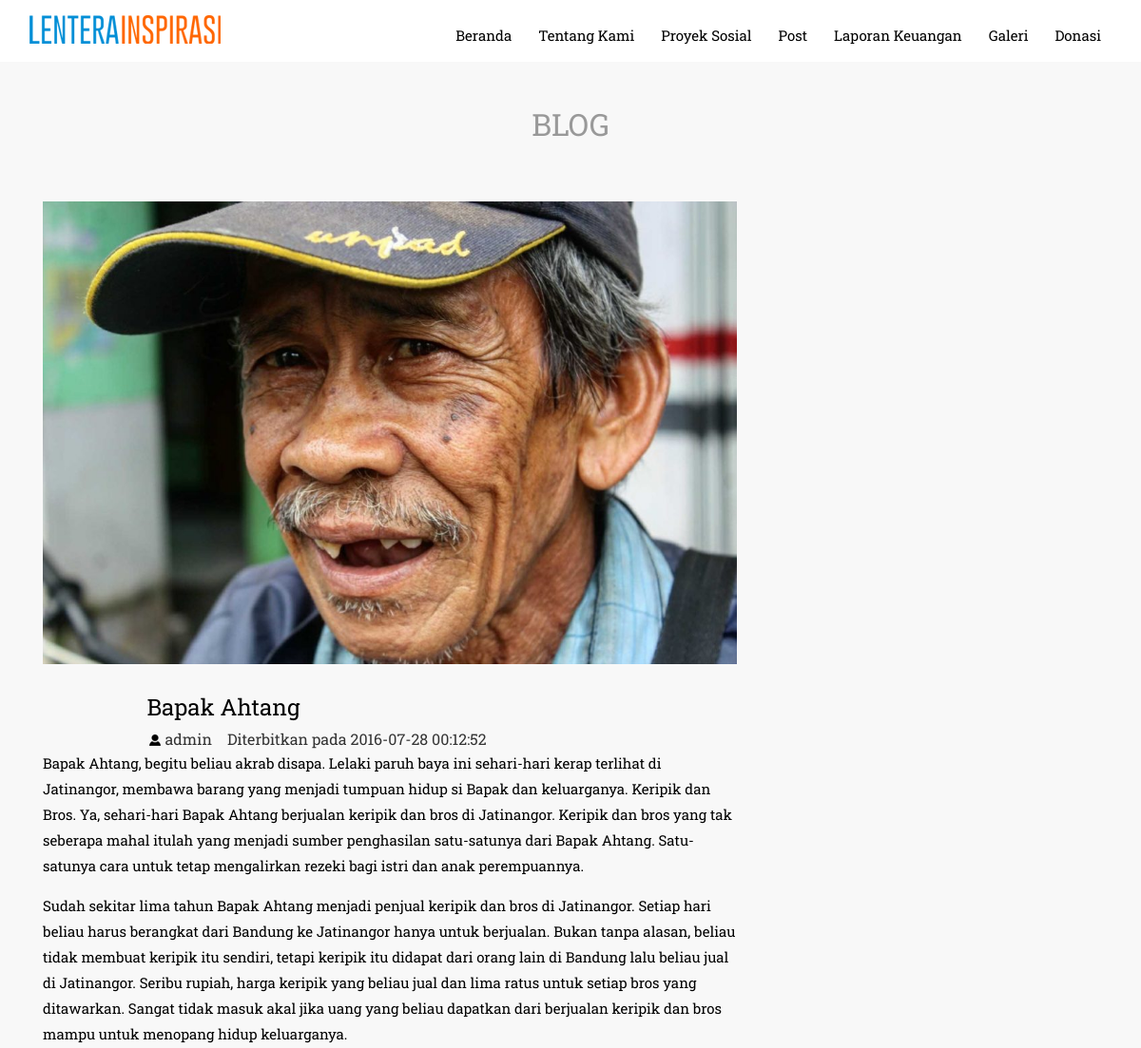
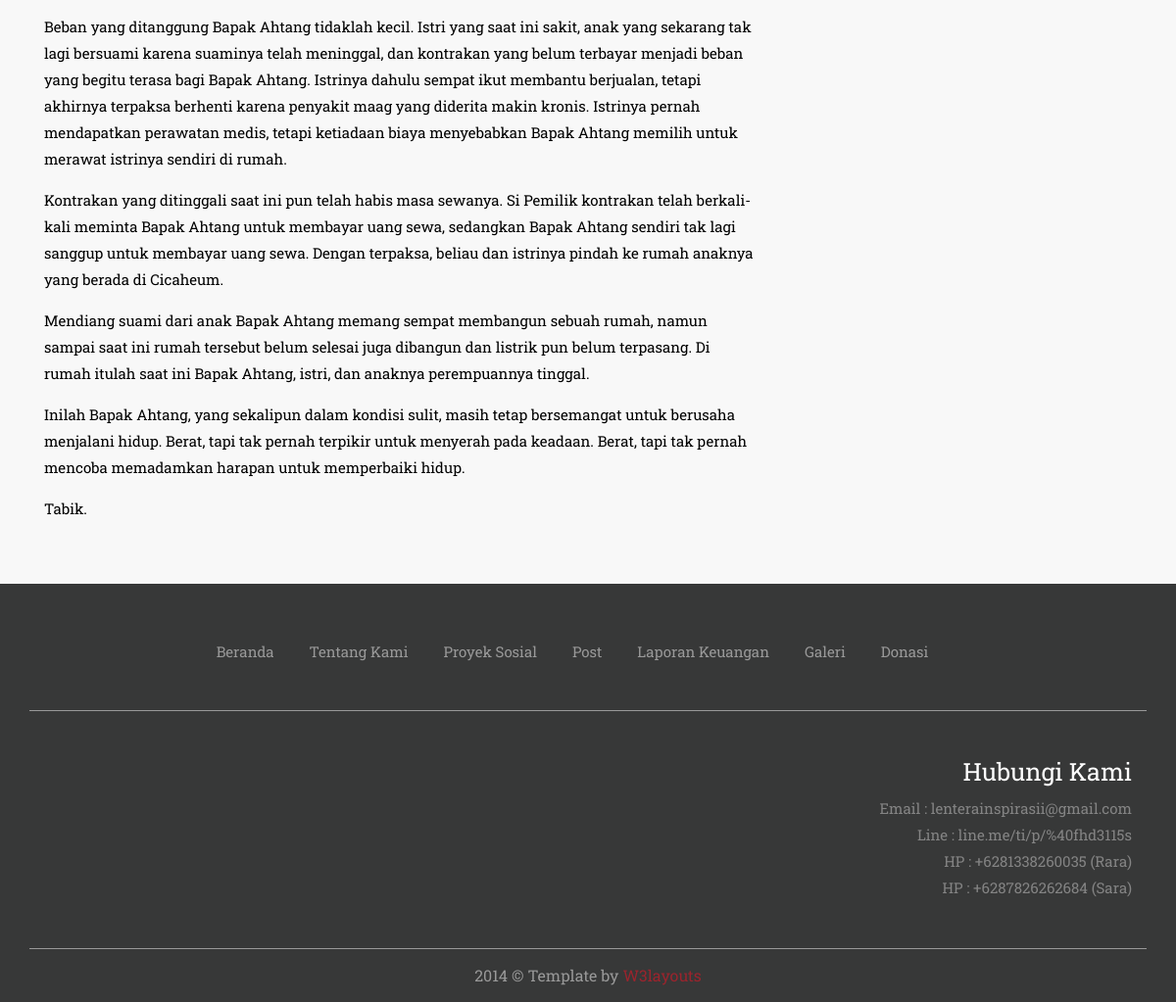
The app's page /home/proyek/3 with its own data (2 pictures, top to bottom).
### tables this page shows
CREATE TABLE `proyek` (
  `id` int(11) NOT NULL,
  `title` varchar(100) NOT NULL,
  `pic` varchar(100) NOT NULL,
  `content` text NOT NULL,
  `date` datetime NOT NULL,
  `user` varchar(100) NOT NULL,
  `status` enum('0','1') NOT NULL
);

### application/controllers/home.php (called while the page is built, shortened)
<?php
class Home extends CI_Controller {
	public function __construct()
	{
		$this->load->model('home_m');
	}
	public function proyek($id = null)
	{
		$data['title'] = 'Proyek Sosial';
		if ($id == null) {
			$data['proyek'] = $this->home_m->ambil_proyek();
			$this->load->view('home/proyek', $data);
		} else {
			$data['proyek'] = $this->home_m->ambil_proyek_single($id);
			$this->load->view('home/proyek_single', $data);
		}
	}
}

### index.php (called while the page is built, shortened)
<?php
require_once BASEPATH.'core/CodeIgniter.php';

### application/models/home_m.php (called while the page is built, shortened)
<?php
class Home_m extends CI_Model {
	function ambil_proyek_single($id)
	{
		$this->db->where('id', $id);
		$query = $this->db->get('proyek',1);
		return $query->row();
	}
}

### application/views/home/proyek_single.php (the view, shortened to what this page needs)
<div class="blog">
	<div class="container">
		<div class="blog-main">
			<div class="blog-top">
			<h3> BLOG</h3>
			</div>
			<div class="col-md-8 blog-left">
				     <img src="<?php echo base_url().'uploads/proyek/'.$proyek->pic ?>" alt=""/>
			   <div class="blog-grid">
				   <div class="grid-right">
				   	 <a href="single.html"> <h3><?php echo $proyek->title ?></h3></a>
				   	   <ul class="blog-list">
				   	   	  <li><span class="mike"> </span><?php echo $proyek->user ?></li>
				   	   	   <li><span>Diterbitkan pada </span><?php echo $proyek->date ?></li>
				   	   </ul>
				   </div>
				 <div class="clearfix"> </div>
				 </div>
				 <div class="blog-para">
					<?php echo $proyek->content ?>
	            </div>
			</div>
	</div>
</div>
</div>

### assets/home/css/style.css (style rules this page uses)
h4, h5, h6, h1, h2, h3 { margin-top: 0; }
ul, ol { margin: 0; }
p { margin: 0; }
html, body { font-family: 'Roboto Slab', serif; font-size: 100%; background:#fff; }
.blog { padding: 3em 0px; background: rgba(153, 153, 153, 0.07); }
.blog-top { text-align:center; }
.blog-top h3 { font-size: 2em; font-weight: 400; color: #999; margin-bottom:2em; }
ul.blog-list { padding: 0px; list-style: none; }
ul.blog-list li { display:inline-block; margin-right: 12px; }
.grid-right { float:right; width:85%; }
.grid-right span.mike { background: url(../images/per.png)no-repeat; width: 16px; height: 16px; display: inline-block; margin: 0px 3px -3px 0px; }
.blog-grid { margin-top: 2em; }
.grid-right h3 { font-size: 1.5em; font-weight: 400; color: #000; }
.blog-left img { width: 100%; }
.blog-para p { font-size: 15px; font-weight: 400; color: #000; line-height: 1.8em; margin: 0px 0px 1em 0px; }

### records on screen
proyek: pic (picture), title "Bapak Ahtang", user "admin", date "2016-07-28 00:12:52", content "Bapak Ahtang, begitu beliau akrab disapa. Lelaki paruh baya ini sehari-hari kerap terlihat di Jatinangor, membawa barang yang menjadi tumpuan hidup si Bapak dan keluarganya. Keripik dan Bros. Ya, sehari-hari Bapak Ahtang berjualan keripik dan bros di Jatinangor. Keripik dan bros yang tak seberapa mahal itulah yang menjadi sumber penghasilan satu-satunya dari Bapak Ahtang. Satu-satunya cara untuk tetap mengalirkan rezeki bagi istri dan anak perempuannya. Sudah sekitar lima tahun Bapak Ahtang menjadi penjual keripik dan bros di Jatinangor. Setiap hari beliau harus berangkat dari Bandung ke Jatinangor hanya untuk berjualan. Bukan tanpa alasan, beliau tidak membuat keripik itu sendiri, tetapi…"
